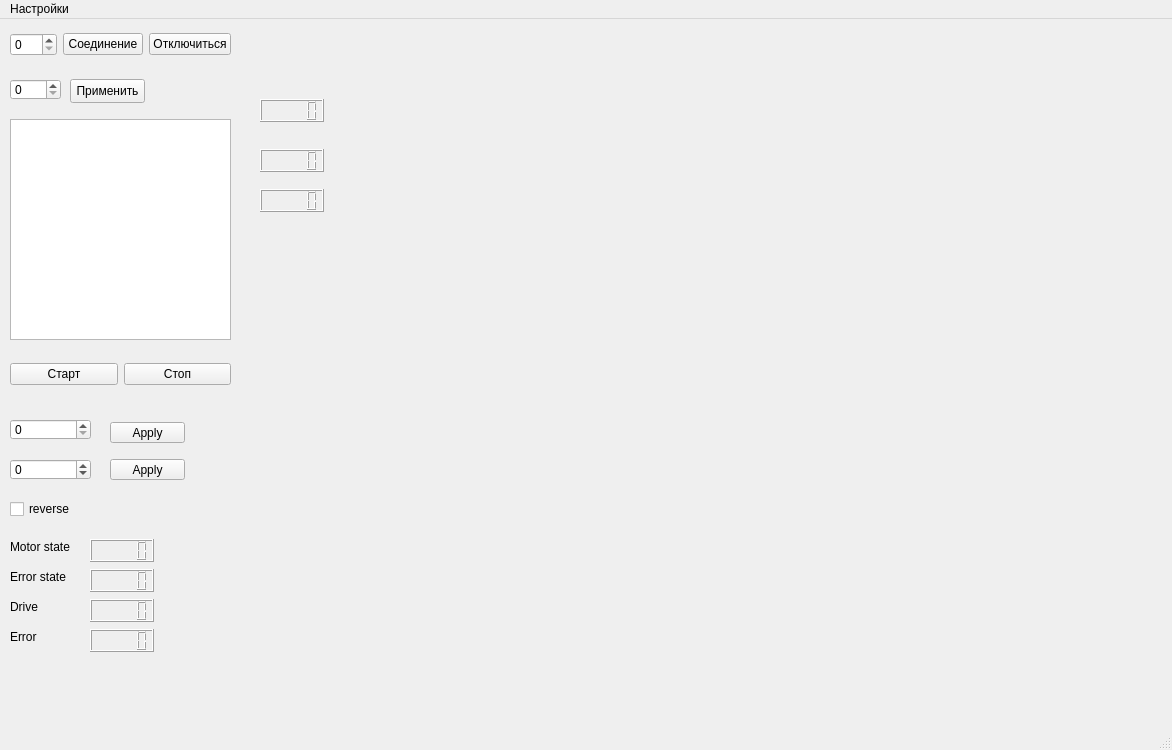
<?xml version="1.0" encoding="UTF-8"?>
<ui version="4.0">
 <class>MainWindow</class>
 <widget class="QMainWindow" name="MainWindow">
  <property name="geometry">
   <rect>
    <x>0</x>
    <y>0</y>
    <width>1172</width>
    <height>750</height>
   </rect>
  </property>
  <property name="windowTitle">
   <string>MainWindow</string>
  </property>
  <widget class="QWidget" name="centralwidget">
   <widget class="QWidget" name="horizontalLayoutWidget">
    <property name="geometry">
     <rect>
      <x>10</x>
      <y>10</y>
      <width>221</width>
      <height>31</height>
     </rect>
    </property>
    <layout class="QHBoxLayout" name="horizontalLayout">
     <item>
      <widget class="QSpinBox" name="COMPortNumber"/>
     </item>
     <item>
      <widget class="QPushButton" name="connectButton">
       <property name="text">
        <string>Соединение</string>
       </property>
      </widget>
     </item>
     <item>
      <widget class="QPushButton" name="disconnectButton">
       <property name="text">
        <string>Отключиться</string>
       </property>
      </widget>
     </item>
    </layout>
   </widget>
   <widget class="QTextBrowser" name="textData">
    <property name="geometry">
     <rect>
      <x>10</x>
      <y>100</y>
      <width>221</width>
      <height>221</height>
     </rect>
    </property>
   </widget>
   <widget class="QWidget" name="horizontalLayoutWidget_2">
    <property name="geometry">
     <rect>
      <x>10</x>
      <y>340</y>
      <width>221</width>
      <height>31</height>
     </rect>
    </property>
    <layout class="QHBoxLayout" name="horizontalLayout_2">
     <item>
      <widget class="QPushButton" name="startButton">
       <property name="styleSheet">
        <string notr="true"/>
       </property>
       <property name="text">
        <string>Старт</string>
       </property>
      </widget>
     </item>
     <item>
      <widget class="QPushButton" name="stopButton">
       <property name="text">
        <string>Стоп</string>
       </property>
      </widget>
     </item>
    </layout>
   </widget>
   <widget class="QLCDNumber" name="speedIndicator">
    <property name="geometry">
     <rect>
      <x>260</x>
      <y>80</y>
      <width>64</width>
      <height>23</height>
     </rect>
    </property>
    <property name="autoFillBackground">
     <bool>false</bool>
    </property>
    <property name="styleSheet">
     <string notr="true">background: &quot;blue&quot;</string>
    </property>
   </widget>
   <widget class="QLCDNumber" name="currentIndicator1">
    <property name="geometry">
     <rect>
      <x>260</x>
      <y>130</y>
      <width>64</width>
      <height>23</height>
     </rect>
    </property>
    <property name="autoFillBackground">
     <bool>false</bool>
    </property>
    <property name="styleSheet">
     <string notr="true">background: &quot;red&quot;</string>
    </property>
   </widget>
   <widget class="QLCDNumber" name="currentIndicator2">
    <property name="geometry">
     <rect>
      <x>260</x>
      <y>170</y>
      <width>64</width>
      <height>23</height>
     </rect>
    </property>
    <property name="autoFillBackground">
     <bool>false</bool>
    </property>
    <property name="styleSheet">
     <string notr="true">background: &quot;red&quot;</string>
    </property>
   </widget>
   <widget class="QWidget" name="gridLayoutWidget">
    <property name="geometry">
     <rect>
      <x>330</x>
      <y>10</y>
      <width>631</width>
      <height>311</height>
     </rect>
    </property>
    <layout class="QGridLayout" name="grid"/>
   </widget>
   <widget class="QWidget" name="gridLayoutWidget_2">
    <property name="geometry">
     <rect>
      <x>320</x>
      <y>360</y>
      <width>581</width>
      <height>221</height>
     </rect>
    </property>
    <layout class="QGridLayout" name="grid2"/>
   </widget>
   <widget class="QPushButton" name="pushButton">
    <property name="geometry">
     <rect>
      <x>110</x>
      <y>403</y>
      <width>75</width>
      <height>21</height>
     </rect>
    </property>
    <property name="text">
     <string>Apply</string>
    </property>
   </widget>
   <widget class="QSpinBox" name="referenceSpeed">
    <property name="geometry">
     <rect>
      <x>10</x>
      <y>400</y>
      <width>81</width>
      <height>21</height>
     </rect>
    </property>
    <property name="maximum">
     <number>10000</number>
    </property>
   </widget>
   <widget class="QCheckBox" name="reverse">
    <property name="geometry">
     <rect>
      <x>10</x>
      <y>480</y>
      <width>76</width>
      <height>20</height>
     </rect>
    </property>
    <property name="text">
     <string>reverse</string>
    </property>
   </widget>
   <widget class="QLCDNumber" name="motorState">
    <property name="geometry">
     <rect>
      <x>90</x>
      <y>520</y>
      <width>64</width>
      <height>23</height>
     </rect>
    </property>
    <property name="autoFillBackground">
     <bool>false</bool>
    </property>
    <property name="styleSheet">
     <string notr="true">background: &quot;blue&quot;</string>
    </property>
   </widget>
   <widget class="QLabel" name="label">
    <property name="geometry">
     <rect>
      <x>10</x>
      <y>520</y>
      <width>81</width>
      <height>16</height>
     </rect>
    </property>
    <property name="text">
     <string>Motor state</string>
    </property>
   </widget>
   <widget class="QLCDNumber" name="errorState">
    <property name="geometry">
     <rect>
      <x>90</x>
      <y>550</y>
      <width>64</width>
      <height>23</height>
     </rect>
    </property>
    <property name="autoFillBackground">
     <bool>false</bool>
    </property>
    <property name="styleSheet">
     <string notr="true">background: &quot;blue&quot;</string>
    </property>
   </widget>
   <widget class="QLabel" name="label_2">
    <property name="geometry">
     <rect>
      <x>10</x>
      <y>550</y>
      <width>81</width>
      <height>16</height>
     </rect>
    </property>
    <property name="text">
     <string>Error state</string>
    </property>
   </widget>
   <widget class="QSpinBox" name="canId">
    <property name="geometry">
     <rect>
      <x>10</x>
      <y>60</y>
      <width>51</width>
      <height>21</height>
     </rect>
    </property>
    <property name="maximum">
     <number>10000</number>
    </property>
   </widget>
   <widget class="QPushButton" name="canIdApply">
    <property name="geometry">
     <rect>
      <x>70</x>
      <y>60</y>
      <width>75</width>
      <height>24</height>
     </rect>
    </property>
    <property name="text">
     <string>Применить</string>
    </property>
   </widget>
   <widget class="QSpinBox" name="referenceSpeed_2">
    <property name="geometry">
     <rect>
      <x>10</x>
      <y>440</y>
      <width>81</width>
      <height>21</height>
     </rect>
    </property>
    <property name="minimum">
     <number>-90</number>
    </property>
    <property name="maximum">
     <number>90</number>
    </property>
   </widget>
   <widget class="QPushButton" name="applyAngle">
    <property name="geometry">
     <rect>
      <x>110</x>
      <y>440</y>
      <width>75</width>
      <height>21</height>
     </rect>
    </property>
    <property name="text">
     <string>Apply</string>
    </property>
   </widget>
   <widget class="QLCDNumber" name="errorDrive">
    <property name="geometry">
     <rect>
      <x>90</x>
      <y>580</y>
      <width>64</width>
      <height>23</height>
     </rect>
    </property>
    <property name="autoFillBackground">
     <bool>false</bool>
    </property>
    <property name="styleSheet">
     <string notr="true">background: &quot;red&quot;</string>
    </property>
   </widget>
   <widget class="QLCDNumber" name="errorNumber">
    <property name="geometry">
     <rect>
      <x>90</x>
      <y>610</y>
      <width>64</width>
      <height>23</height>
     </rect>
    </property>
    <property name="autoFillBackground">
     <bool>false</bool>
    </property>
    <property name="styleSheet">
     <string notr="true">background: &quot;red&quot;</string>
    </property>
   </widget>
   <widget class="QLabel" name="label_3">
    <property name="geometry">
     <rect>
      <x>10</x>
      <y>580</y>
      <width>81</width>
      <height>16</height>
     </rect>
    </property>
    <property name="text">
     <string>Drive</string>
    </property>
   </widget>
   <widget class="QLabel" name="label_4">
    <property name="geometry">
     <rect>
      <x>10</x>
      <y>610</y>
      <width>81</width>
      <height>16</height>
     </rect>
    </property>
    <property name="text">
     <string>Error</string>
    </property>
   </widget>
  </widget>
  <widget class="QMenuBar" name="menubar">
   <property name="geometry">
    <rect>
     <x>0</x>
     <y>0</y>
     <width>1172</width>
     <height>21</height>
    </rect>
   </property>
   <widget class="QMenu" name="menu">
    <property name="title">
     <string>Настройки</string>
    </property>
   </widget>
   <addaction name="menu"/>
  </widget>
  <widget class="QStatusBar" name="statusbar"/>
 </widget>
 <resources/>
 <connections/>
</ui>
